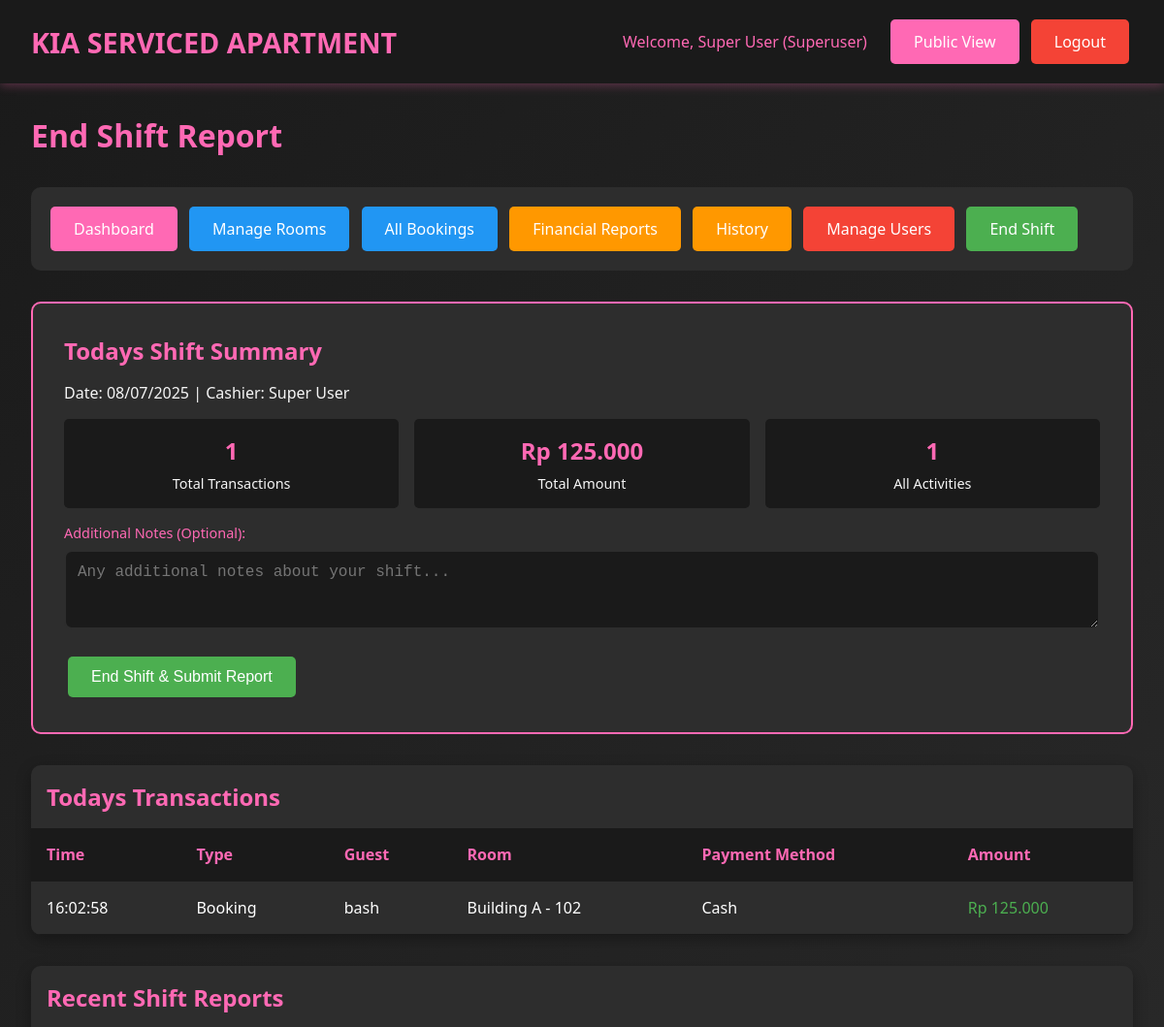
The page /admin/shift_report.php (signed in, upper part) on the database as committed earlier.
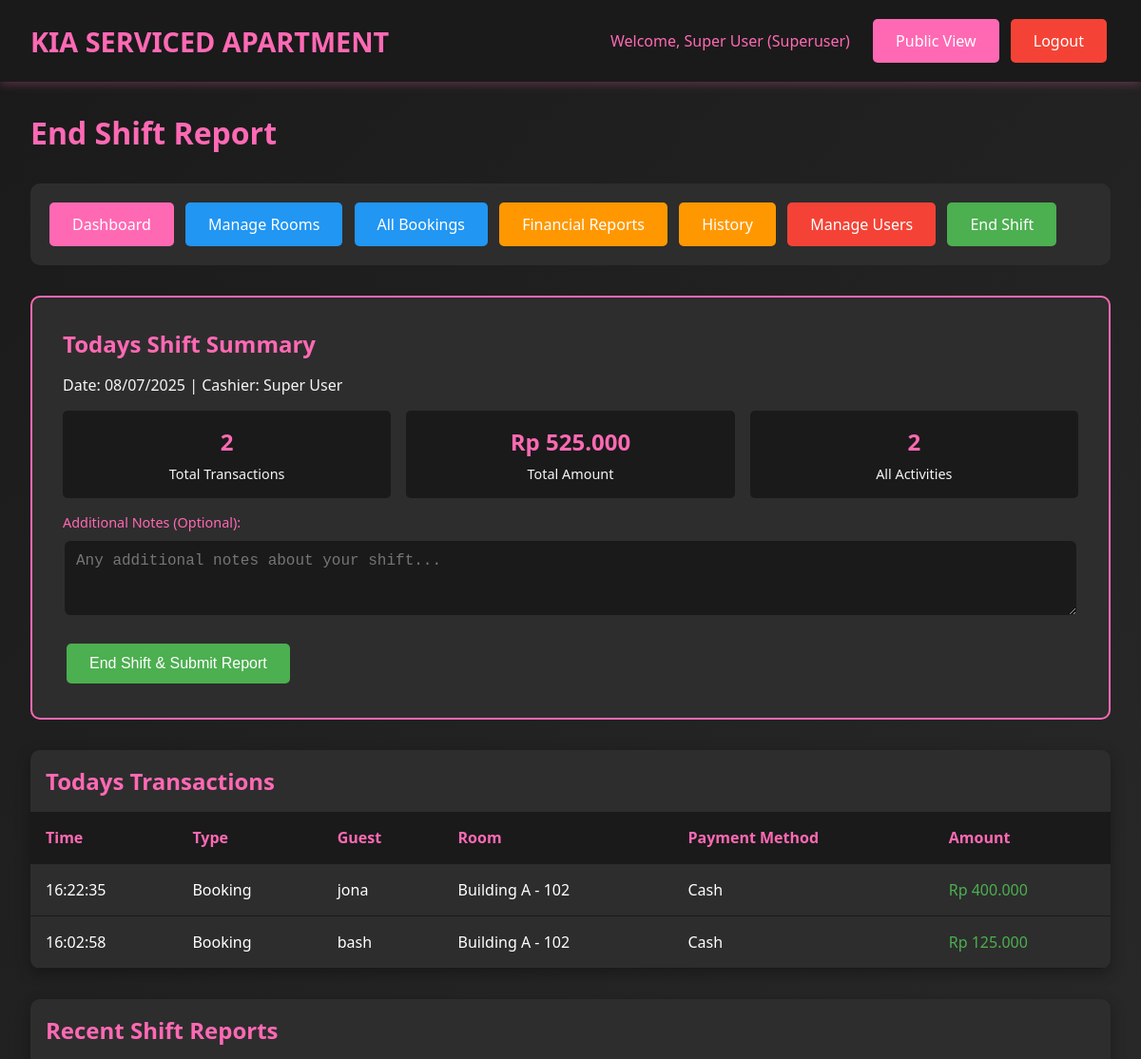
The same page on the database as committed later.
### tables this page shows
CREATE TABLE `transactions` (
  `id` int(11) NOT NULL,
  `booking_id` int(11) NOT NULL,
  `transaction_type` enum('booking','extra_time','refund') NOT NULL,
  `amount` decimal(10,2) NOT NULL,
  `payment_method` varchar(50) NOT NULL,
  `transaction_date` datetime DEFAULT CURRENT_TIMESTAMP,
  `created_by` int(11) NOT NULL,
  `notes` text
);

CREATE TABLE `bookings` (
  `id` int(11) NOT NULL,
  `room_id` int(11) NOT NULL,
  `guest_name` varchar(100) NOT NULL,
  `arrival_time` datetime NOT NULL,
  `phone_number` varchar(20) NOT NULL,
  `duration_type` enum('transit','fullday') NOT NULL,
  `duration_hours` int(11) NOT NULL,
  `price_amount` decimal(10,2) NOT NULL,
  `payment_method` varchar(50) NOT NULL,
  `deposit_type` enum('cash','id_card','no_deposit') NOT NULL,
  `deposit_amount` decimal(10,2) DEFAULT '0.00',
  `notes` text,
  `status` enum('booked','checkin','checkout','cancelled','no_show','completed') DEFAULT 'booked',
  `checkin_time` datetime DEFAULT NULL,
  `checkout_time` datetime DEFAULT NULL,
  `extra_time_hours` int(11) DEFAULT '0',
  `extra_time_amount` decimal(10,2) DEFAULT '0.00',
  `refund_amount` decimal(10,2) DEFAULT '0.00',
  `refund_method` varchar(50) DEFAULT NULL,
  `created_by` int(11) NOT NULL,
  `created_at` timestamp NOT NULL DEFAULT CURRENT_TIMESTAMP,
  `updated_at` timestamp NOT NULL DEFAULT CURRENT_TIMESTAMP ON UPDATE CURRENT_TIMESTAMP
);

CREATE TABLE `rooms` (
  `id` int(11) NOT NULL,
  `location` varchar(100) NOT NULL,
  `floor_number` int(11) NOT NULL,
  `room_number` varchar(20) NOT NULL,
  `room_type` varchar(50) NOT NULL,
  `wifi_name` varchar(100) DEFAULT NULL,
  `wifi_password` varchar(100) DEFAULT NULL,
  `status` enum('ready','booked','checkin','checkout') DEFAULT 'ready',
  `created_at` timestamp NOT NULL DEFAULT CURRENT_TIMESTAMP,
  `updated_at` timestamp NOT NULL DEFAULT CURRENT_TIMESTAMP ON UPDATE CURRENT_TIMESTAMP
);

### includes/config.php (called while the page is built, shortened)
<?php
function isLoggedIn() {
    return isset($_SESSION['user_id']);
}
function getUserRole() {
    return $_SESSION['user_role'] ?? null;
}
function hasPermission($required_roles) {
    $user_role = getUserRole();
    return in_array($user_role, $required_roles);
}
function formatCurrency($amount) {
    return 'Rp ' . number_format($amount, 0, ',', '.');
}
?>

### admin/shift_report.php (the view, shortened to what the changed rows need)
<?php
require_once "../includes/config.php";
$stmt = $pdo->prepare("SELECT t.*, b.guest_name, r.room_number, r.location
                      FROM transactions t
                      JOIN bookings b ON t.booking_id = b.id
                      JOIN rooms r ON b.room_id = r.id
                      WHERE DATE(t.transaction_date) = CURDATE()
                      AND t.created_by = ?
                      ORDER BY t.transaction_date DESC");
$stmt->execute([$_SESSION["user_id"]]);
$today_transactions = $stmt->fetchAll();
$total_transactions = 0;
$total_amount = 0;
foreach ($today_transactions as $transaction) {
    if ($transaction["amount"] > 0) {
        $total_transactions++;
        $total_amount += $transaction["amount"];
    }
}
?>
<!DOCTYPE html>
<html lang="id">
<head>
    <link rel="stylesheet" href="../assets/css/style.css">
</head>
<body>
    <div class="container">
        <h1 style="color: var(--primary-pink); margin-bottom: 2rem;">End Shift Report</h1>
        <div class="shift-summary">
            <h2 style="color: var(--primary-pink); margin-bottom: 1rem;">Todays Shift Summary</h2>
            <div class="summary-grid">
                <div class="summary-item">
                    <div class="summary-number"><?php echo $total_transactions; ?></div>
                    <div class="summary-label">Total Transactions</div>
                </div>
                <div class="summary-item">
                    <div class="summary-number"><?php echo formatCurrency($total_amount); ?></div>
                    <div class="summary-label">Total Amount</div>
                </div>
                <div class="summary-item">
                    <div class="summary-number"><?php echo count($today_transactions); ?></div>
                    <div class="summary-label">All Activities</div>
                </div>
            </div>
        </div>
        <div class="table-container">
            <h2 style="color: var(--primary-pink); margin: 1rem;">Todays Transactions</h2>
            <table class="table">
                <thead>
                    <tr>
                        <th>Time</th>
                        <th>Type</th>
                        <th>Guest</th>
                        <th>Room</th>
                        <th>Payment Method</th>
                        <th>Amount</th>
                    </tr>
                </thead>
                <tbody>
                    <?php if (empty($today_transactions)): ?>
                    <tr>
                        <td colspan="6" style="text-align: center; color: var(--light-gray);">
                            No transactions found for today.
                        </td>
                    </tr>
                    <?php else: ?>
                        <?php foreach ($today_transactions as $transaction): ?>
                        <tr>
                            <td><?php echo date("H:i:s", strtotime($transaction["transaction_date"])); ?></td>
                            <td><?php echo ucfirst(str_replace("_", " ", $transaction["transaction_type"])); ?></td>
                            <td><?php echo htmlspecialchars($transaction["guest_name"]); ?></td>
                            <td><?php echo htmlspecialchars($transaction["location"] . " - " . $transaction["room_number"]); ?></td>
                            <td><?php echo ucfirst($transaction["payment_method"]); ?></td>
                            <td style="color: <?php echo $transaction["amount"] >= 0 ? "var(--success)" : "var(--danger)"; ?>">
                                <?php echo formatCurrency($transaction["amount"]); ?>
                            </td>
                        </tr>
                        <?php endforeach; ?>
                    <?php endif; ?>
                </tbody>
            </table>
        </div>
        <?php if (hasPermission(["admin", "superuser"])): ?>
            <div class="table-container">
                <h2 style="color: var(--primary-pink); margin: 1rem;">Recent Shift Reports</h2>
            </div>
        <?php endif; ?>
    </div>
</body>
</html>

Rows that differ between the two databases and show on the page:
added transactions: transaction_date "16:22:35", transaction_type "Booking", booking.guest_name "jona", rooms.location+room_number "Building A - 102", payment_method "Cash", amount "Rp 400.000"
Other text that changed with them:
$total_transactions: "1" → "2"
formatCurrency($total_amount): "Rp 125.000" → "Rp 525.000"
count($today_transactions): "1" → "2"
